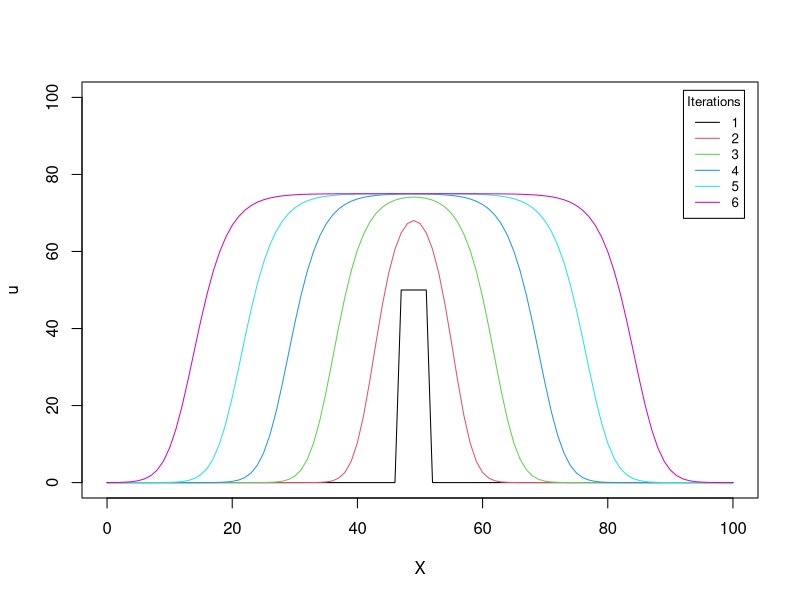
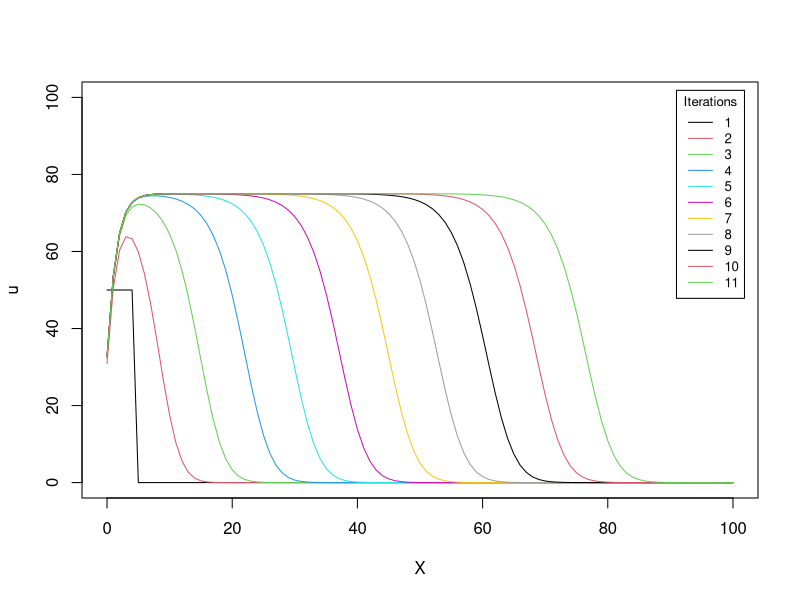
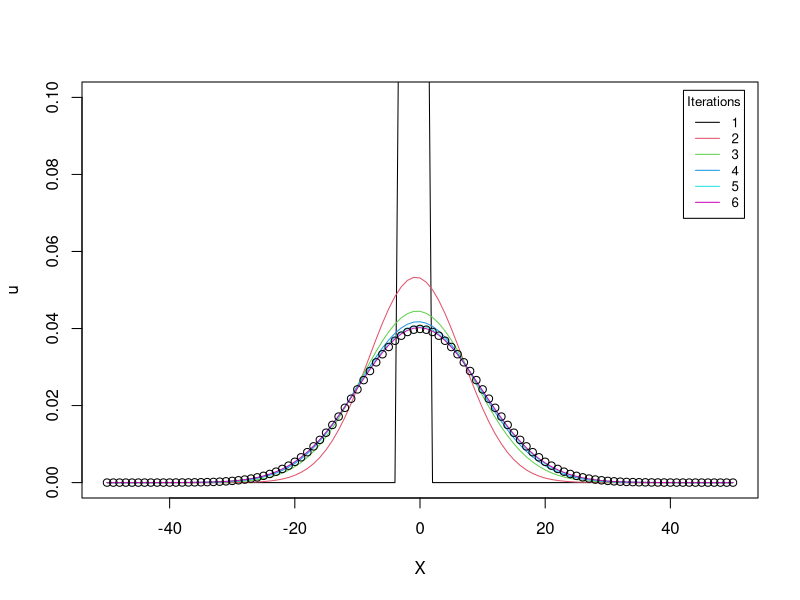
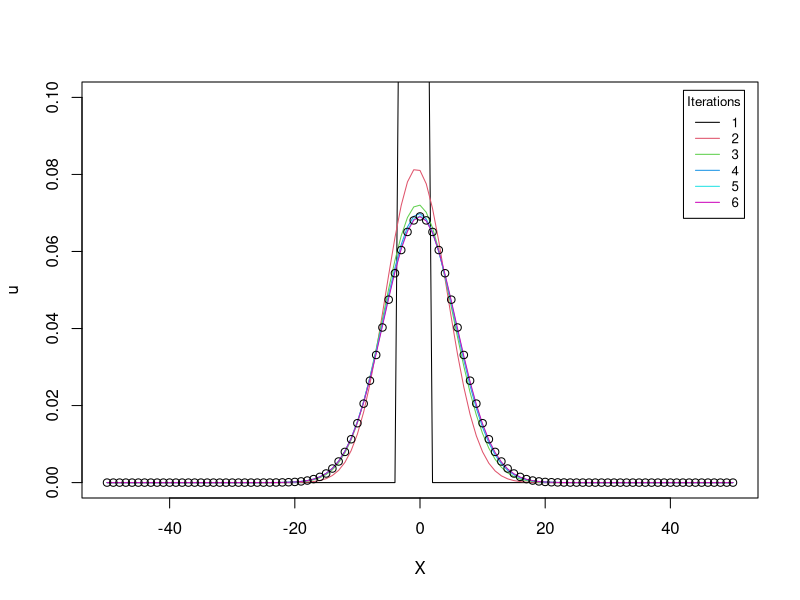
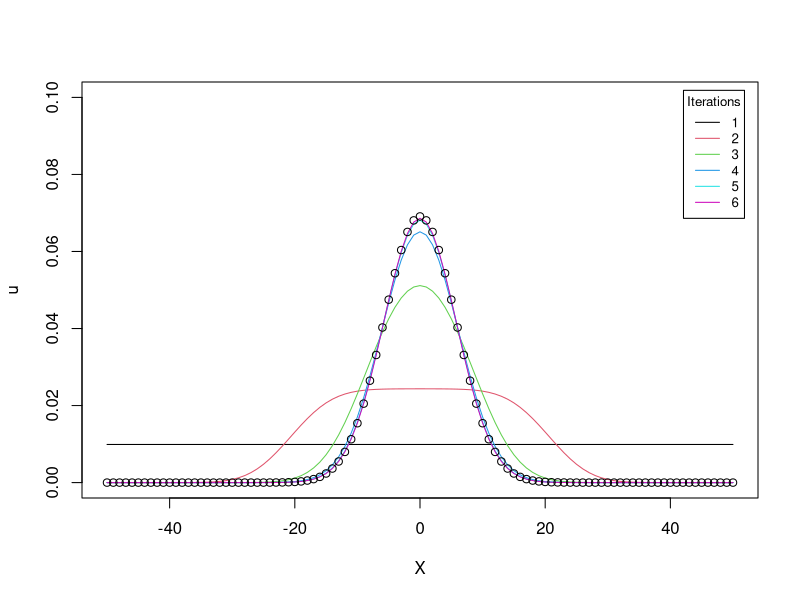

Write R code to recreate these figures, in order.
## ---- chunk 1
knitr::opts_chunk$set(echo = TRUE)
## ---- chunk 2
## PDE integration with the finite difference method for a generic reaction-diffusion system
pde_fd_reaction_diffusion <- function(derivs, ngrid, dX, dt, D, t0, t.total, p0, ...) {
  #derivs: derivative function
  #ngrid: number of grid points
  #dX: X step size
  #dt: time step size
  #D: diffusion constant
  #t0: initial time
  #t.total: total simulation time
  #p0: initial condition: P(X,t = t0)
  
  t_all = seq(t0, t.total, by = dt)
  nt_all = length(t_all)
  factor = D/dX**2*dt
  p = p0
  for (i in seq_len(nt_all-1)){
    p_plus_one = c(p[-1], 0) # a vector, P(X+dX) for all Xs, 0 is added to specify the boundary conditions
    p_minus_one = c(0, p[1:(ngrid-1)])  # a vector, P(X-dX) for all Xs, 0 is added to specify the boundary conditions
    f = sapply(p, function(X) return (derivs(t_all[i],X, ...)))
    p = p + f*dt + factor * (p_plus_one + p_minus_one - 2 * p) # finite difference to update all P(X,t)
  }
  return(p)
}
## ---- chunk 3
len = 100; dX = 1; dt = 0.01; D = 1
r = 0.64; B = 75
ngrid = as.integer(len/dX)+1  # number of grid points
X_all = c(0:(ngrid-1))*dX  # X values for each grid point

u0 = numeric(ngrid)
u0[(ngrid/2 - 2): (ngrid/2+2)] = 50

fisher <- function(t, u, r, B) return(r*u*(1-u/B))

plot(X_all, u0, type="l", col=1, xlab="X", ylab="u", xlim=c(0,100), ylim=c(0,100)) 

u_1 = u0
for (i in 1:5){
   u_1 = pde_fd_reaction_diffusion(derivs = fisher, ngrid = ngrid, dX = dX, dt = dt, D = D, 
                                t0 = 0, t.total = 5, p0 = u_1, r = r, B = B) 
   lines(X_all,u_1, col=i+1)
}
legend("topright", title = "Iterations", inset=0.02, 
       legend = paste0(1:6),
       col=1:6, lty=1, cex=0.8)
## ---- chunk 4
len = 100; dX = 1; dt = 0.01; D = 1
r = 0.64; B = 75
ngrid = as.integer(len/dX)+1  # number of grid points
X_all = c(0:(ngrid-1))*dX  # X values for each grid point

u0 = numeric(ngrid) 
u0[1:5] = 50  # five grids with a constant u

fisher <- function(t, u, r, B) return(r*u*(1-u/B))

plot(X_all, u0, type="l", col=1, xlab="X", ylab="u", xlim=c(0,100), ylim=c(0,100)) 

u_1 = u0
for (i in 1:10){
   u_1 = pde_fd_reaction_diffusion(derivs = fisher, ngrid = ngrid, dX = dX, dt = dt, D = D, 
                                t0 = 0, t.total = 5, p0 = u_1, r = r, B = B) 
   lines(X_all,u_1, col=i+1)
}
legend("topright", title = "Iterations", inset=0.02, 
       legend = paste0(1:11),
       col=1:11, lty=1, cex=0.8)
## ---- chunk 5
## PDE integration with the finite difference method for a generic Fokker-Planck equation (constant D)
pde_fd_fokker_planck <- function(derivs, ngrid, X_all, dX, dt, D, t0, t.total, p0, ...) {
  #derivs: derivative function
  #ngrid: number of grid points
  #X_all: X for all grid points
  #dX: X step size
  #dt: time step size
  #D: diffusion constant
  #t0: initial time
  #t.total: total simulation time
  #p0: initial condition: P(X,t = t0)
  
  t_all = seq(t0, t.total, by = dt)
  nt_all = length(t_all)
  factor = D/dX**2*dt # scaling factor for the diffusion term
  factor_2 = dt/2/dX # sacling factor for the drift term
  p = p0
  for (i in seq_len(nt_all-1)){
    p_plus_one = c(p[-1], 0) # a vector, P(X+dX) for all Xs, 0 is added to specify the boundary conditions
    p_minus_one = c(0, p[1:(ngrid-1)])  # a vector, P(X-dX) for all Xs, 0 is added to specify the boundary conditions
    f = sapply(X_all, function(X) return (derivs(t_all[i],X, ...)))
    fp = f*p
    fp_plus_one = c(fp[-1],0)
    fp_minus_one = c(0, fp[1:(ngrid-1)])
    p = p - factor_2 * (fp_plus_one - fp_minus_one)+ factor * (p_plus_one + p_minus_one - 2 * p)
  }
  return(p)
}
## ---- chunk 6
len = 100; dX = 1; dt = 0.01; D = 1; k = 0.01
ngrid = as.integer(len/dX)+1  # number of grid points
X_all = (c(1:ngrid) - (ngrid+1)/2)*dX  # X values for each grid point

u0 = numeric(ngrid)
u0[(ngrid/2 - 2): (ngrid/2+2)] = 1
u0 = u0/sum(u0)

spring <- function(t, X, k) return(-k*X)

plot(X_all, u0, type="l", col=1, xlab="X", ylab="u", xlim=c(-50,50), ylim=c(0,0.1)) 
u_1 = u0
for (i in 1:5){
   u_1 = pde_fd_fokker_planck(derivs = spring, ngrid = ngrid, X_all = X_all, dX = dX, dt = dt, D = D, 
                                t0 = 0, t.total = 40, p0 = u_1, k = k) 
   lines(X_all,u_1, col=i+1)
}
points(X_all, sqrt(k/2/pi/D)*exp(-k*X_all**2/2/D), col = 1)
legend("topright", title = "Iterations", inset=0.02, 
       legend = paste0(1:6),
       col=1:6, lty=1, cex=0.8)
## ---- chunk 7
len = 100; dX = 1; dt = 0.01; D = 1; k = 0.03
ngrid = as.integer(len/dX)+1  # number of grid points
X_all = (c(1:ngrid) - (ngrid+1)/2)*dX  # X values for each grid point

u0 = numeric(ngrid)
u0[(ngrid/2 - 2): (ngrid/2+2)] = 1
u0 = u0/sum(u0)

spring <- function(t, X, k) return(-k*X)

plot(X_all, u0, type="l", col=1, xlab="X", ylab="u", xlim=c(-50,50), ylim=c(0,0.1)) 
u_1 = u0
for (i in 1:5){
   u_1 = pde_fd_fokker_planck(derivs = spring, ngrid = ngrid, X_all = X_all, dX = dX, dt = dt, D = D, 
                                t0 = 0, t.total = 20, p0 = u_1, k = k) 
   lines(X_all,u_1, col=i+1)
}
points(X_all, sqrt(k/2/pi/D)*exp(-k*X_all**2/2/D), col = 1)
legend("topright", title = "Iterations", inset=0.02, 
       legend = paste0(1:6),
       col=1:6, lty=1, cex=0.8)
## ---- chunk 8
len = 100; dX = 1; dt = 0.01; D = 1; k = 0.03
ngrid = as.integer(len/dX)+1  # number of grid points
X_all = (c(1:ngrid) - (ngrid+1)/2)*dX  # X values for each grid point

u0 = rep(1, ngrid)
u0 = u0/sum(u0)

spring <- function(t, X, k) return(-k*X)

plot(X_all, u0, type="l", col=1, xlab="X", ylab="u", xlim=c(-50,50), ylim=c(0,0.1)) 
u_1 = u0
for (i in 1:5){
   u_1 = pde_fd_fokker_planck(derivs = spring, ngrid = ngrid, X_all = X_all, dX = dX, dt = dt, D = D, 
                                t0 = 0, t.total = 30, p0 = u_1, k = k) 
   lines(X_all,u_1, col=i+1)
}
points(X_all, sqrt(k/2/pi/D)*exp(-k*X_all**2/2/D), col = 1)
legend("topright", title = "Iterations", inset=0.02, 
       legend = paste0(1:6),
       col=1:6, lty=1, cex=0.8)
